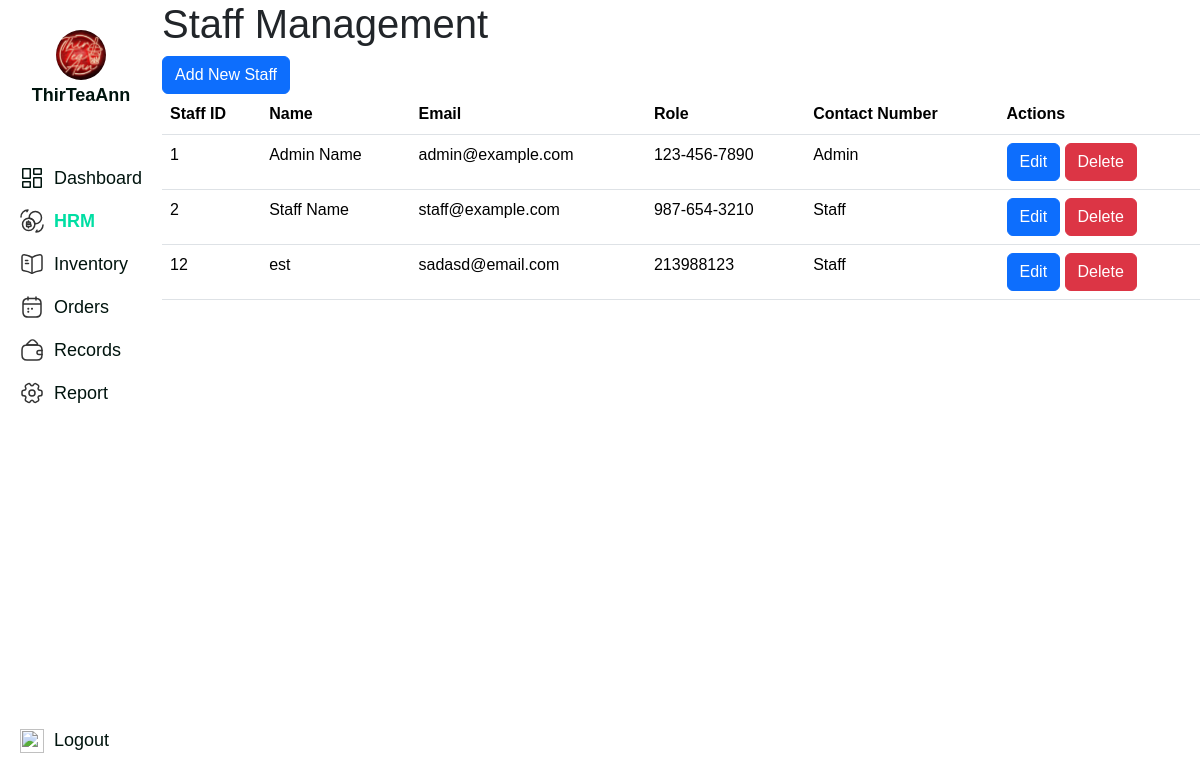
The app's page /admin/hrm.php (signed in), older data.
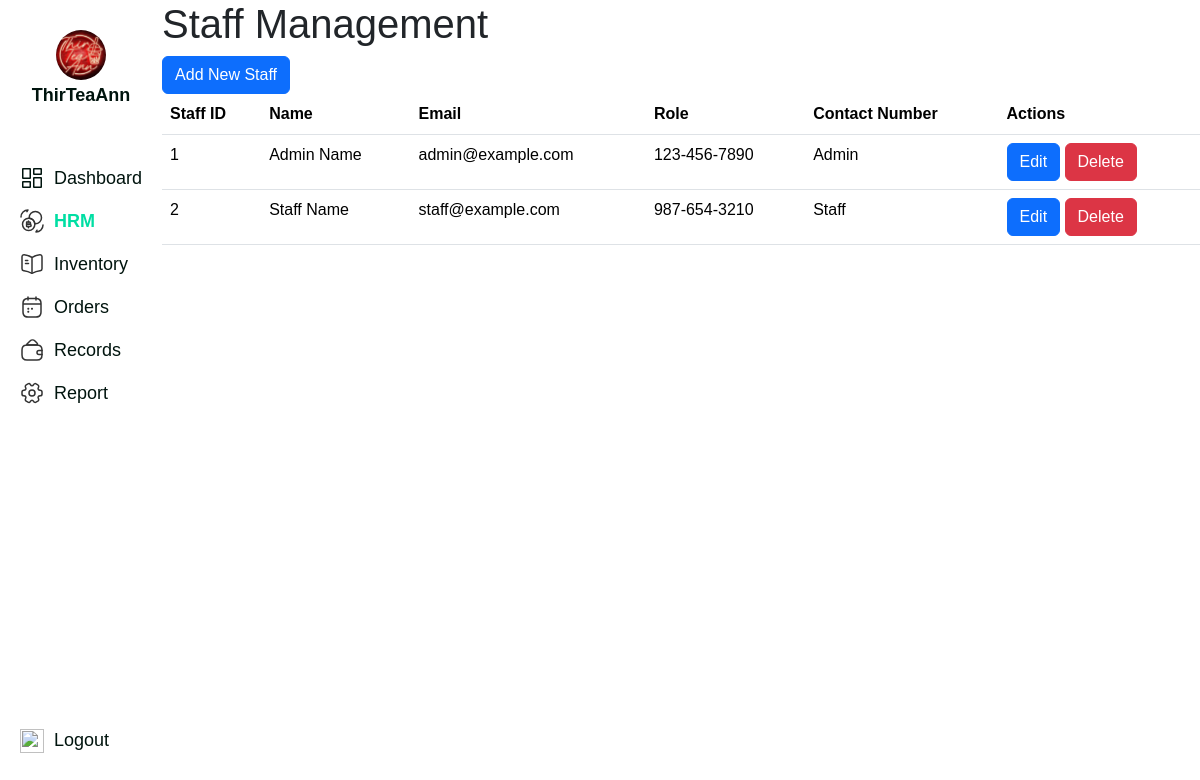
The same page, newer data.
### tables this page shows
CREATE TABLE `staff_table` (
  `user_id` int(11) NOT NULL,
  `email` varchar(255) NOT NULL,
  `password` varchar(255) NOT NULL,
  `role` varchar(50) NOT NULL,
  `name` varchar(100) NOT NULL,
  `contact_number` varchar(20) NOT NULL
);

### admin/hrm.php (the view, shortened to what this page needs)
<?php
    require "../config/admin-authentication.php";
?>
<!DOCTYPE html>
<html lang="en">
<head>
    <link href="https://cdn.jsdelivr.net/npm/bootstrap@5.3.2/dist/css/bootstrap.min.css" rel="stylesheet">
    <link rel="stylesheet" href="//cdn.jsdelivr.net/npm/alertifyjs@1.13.1/build/css/alertify.min.css"/>
    <link rel="stylesheet" href="../styles/hrm.css">
</head>
<body>
    <?php require "../config/admin-sidebar.php"; ?>
    <div class="main-content">
        <h1>Staff Management</h1>
        <button type="button" class="btn btn-primary" data-bs-toggle="modal" data-bs-target="#staffAddModal">Add New Staff</button>
        <table class="table" id="staff_table">
            <thead>
                <tr>
                    <th>Staff ID</th>
                    <th>Name</th>
                    <th>Email</th>
                    <th>Role</th>
                    <th>Contact Number</th>
                    <th>Actions</th>
                </tr>
            </thead>
            <tbody>
                <?php
                    require '../config/config.php';
                    $stmt = $mysqli->prepare("SELECT user_id, name, email, role, contact_number FROM staff_table");
                    $stmt->execute();
                    $stmt->bind_result($user_id, $name, $email, $role, $contact_number);
                    while ($stmt->fetch()) {
                        echo "<tr>";
                        echo "<td>$user_id</td>";
                        echo "<td>$name</td>";
                        echo "<td>$email</td>";
                        echo "<td>$contact_number</td>";
                        echo "<td>$role</td>";
                        echo "<td>
                                <button class='btn btn-primary edit-btn' data-bs-toggle='modal' data-bs-target='#staffEditModal' data-user-id='$user_id'> Edit </button>
                                <button class='btn btn-danger delete-btn' data-user-id='$user_id'> Delete </button>
                            </td>";
                        echo "</tr>";
                    }
                ?>
            </tbody>
        </table>
    </div>
</body>
</html>

Row changes from the older to the newer data that the page shows:
removed staff_table: user_id "12", name "est", email "sadasd@email.com", contact_number "213988123", role "Staff"
